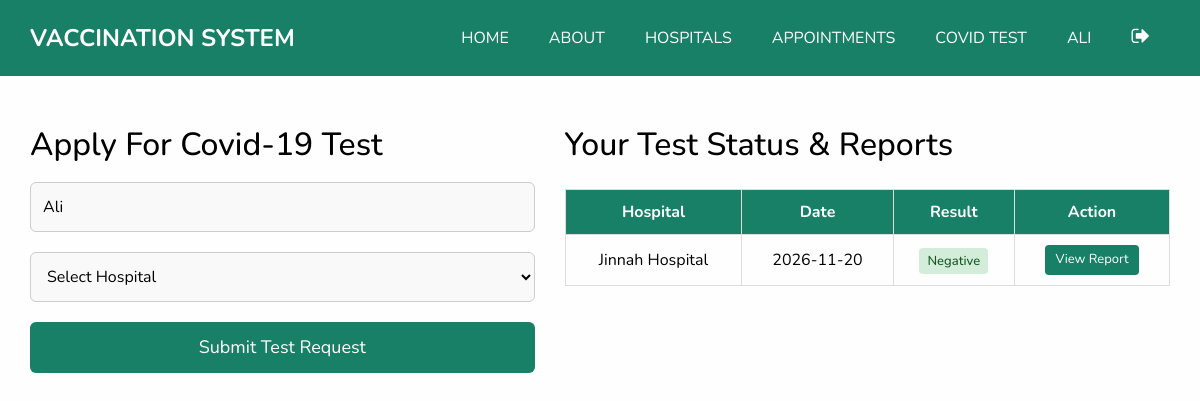
Page /covid-test.php (signed in) on the committed database.
### tables this page shows
CREATE TABLE `tbl_patient` (
  `id` int(11) NOT NULL AUTO_INCREMENT,
  `name` varchar(50) NOT NULL,
  `contact` varchar(15) NOT NULL DEFAULT '',
  `email` varchar(50) NOT NULL,
  `password` varchar(255) NOT NULL,
  `cid` int(11) NOT NULL DEFAULT 1,
  `address` varchar(150) NOT NULL DEFAULT '',
  `gender` varchar(15) NOT NULL DEFAULT '',
  `image` varchar(150) NOT NULL DEFAULT 'uploads/patients/user.jpg',
  `status` varchar(50) NOT NULL DEFAULT 'activate',
  PRIMARY KEY (`id`)
);

CREATE TABLE `tbl_test` (
  `id` int(11) NOT NULL AUTO_INCREMENT,
  `p_id` int(11) NOT NULL,
  `h_id` int(11) NOT NULL,
  `date` varchar(20) NOT NULL,
  `result` varchar(50) NOT NULL DEFAULT 'Process',
  PRIMARY KEY (`id`)
);

CREATE TABLE `tbl_hospital` (
  `id` int(11) NOT NULL AUTO_INCREMENT,
  `name` varchar(50) NOT NULL,
  `contact` varchar(15) NOT NULL,
  `cid` int(11) NOT NULL DEFAULT 1,
  `email` varchar(50) NOT NULL,
  `password` varchar(255) NOT NULL,
  `image` varchar(150) NOT NULL,
  `address` varchar(150) NOT NULL,
  `status` varchar(20) NOT NULL DEFAULT 'deactivate',
  PRIMARY KEY (`id`)
);

### covid-test.php (the view, shortened to what this page needs)
<?php
  require_once __DIR__ . '/includes/db.php';
  $pid = intval($_SESSION['patient_session']);
  $query = "SELECT * FROM tbl_patient WHERE id=$pid";
  $result = mysqli_query($connection,$query);
  $patient = mysqli_fetch_assoc($result);
?>
<!DOCTYPE html>
<html lang="en">
<head>
  <link rel="stylesheet" type="text/css" href="assets/css/bootstrap.css" />
  <link href="assets/css/font-awesome.min.css" rel="stylesheet" />
  <link href="assets/css/style.css" rel="stylesheet" />
  <link href="assets/css/responsive.css" rel="stylesheet" />
</head>
<body>
    <?php
        include("includes/header.php");
    ?>
    <div class="mainContent container">
      <div class="leftSide">
        <h2>Apply For Covid-19 Test</h2>
        <form method="post">
            <input type="text" readonly value="<?php echo htmlspecialchars($patient['name']);?>">
            <select name="hid" required>
                <option value="" disabled selected>Select Hospital</option>
            </select>
            <input type="submit" value="Submit Test Request" name="btnapply">
        </form>
      </div>
      <div class="rightSide">
        <h2>Your Test Status & Reports</h2>
        <div class="table-responsive">
          <table>
            <thead>
                <tr>
                    <th>Hospital</th>
                    <th>Date</th>
                    <th>Result</th>
                    <th>Action</th>
                </tr>
            </thead>
            <tbody>
                <?php
                    $query = "SELECT tbl_patient.name as 'pname', tbl_hospital.name as 'hname', tbl_test.* FROM tbl_test LEFT JOIN tbl_hospital ON tbl_test.h_id = tbl_hospital.id LEFT JOIN tbl_patient ON tbl_test.p_id = tbl_patient.id WHERE tbl_test.p_id = $pid ORDER BY tbl_test.id DESC";
                    $result = mysqli_query($connection,$query);
                    if($result && mysqli_num_rows($result) > 0)
                    {
                      foreach($result as $row)
                      {
                          $resLower = strtolower($row['result']);
                          $badgeClass = 'badge-process';
                          if($resLower === 'negative') { $badgeClass = 'badge-negative'; }
                          elseif($resLower === 'positive') { $badgeClass = 'badge-positive'; }
                          $dateDisplay = !empty($row['date']) ? htmlspecialchars($row['date']) : 'Pending';
                          echo
                          "<tr>
                              <td>" . htmlspecialchars($row['hname'] ?? 'N/A') . "</td>
                              <td>$dateDisplay</td>
                              <td><span class='badge-status $badgeClass'>" . htmlspecialchars(ucfirst($row['result'])) . "</span></td>
                              <td>";
                              if($row['result'] !== "Process")
                              {
                                  echo "<a href='download-report.php?id=" . $row['id'] . "' target='_blank' class='btn-report'>View Report</a>";
                              }
                              else
                              {
                                  echo "<span class='text-muted' style='font-size:13px;'>Under Analysis</span>";
                              }
                          echo "</td>
                          </tr>";
                      }
                    }
                    else
                    {
                      echo "<tr><td colspan='4' class='text-muted'>No test records found.</td></tr>";
                    }
                ?>
            </tbody>
          </table>
        </div>
      </div>
    </div>
</body>
</html>

### assets/css/style.css (style rules this page uses)
body { font-family: 'Nunito', sans-serif; color: #000000; background-color: #fefefe; overflow-x: hidden; }
a, a:hover, a:focus { text-decoration: none; }

### assets/css/responsive.css (style rules this page uses)
@media (min-width: 1200px) { .container { max-width: 1170px; } }

### covid-test.php (style rules this page uses)
.mainContent { display: flex; justify-content: space-between; padding: 50px 15px; flex-wrap: wrap; gap: 30px; }
.mainContent .leftSide { flex: 1; min-width: 320px; }
.mainContent .leftSide input, .mainContent .leftSide select { width: 100%; padding: 12px; border: 1px solid #ccc; outline: none; background-color: #f9f9f9; border-radius: 6px; margin: 10px 0px; box-sizing: border-box; }
.mainContent .leftSide input[type="submit"] { background-color: #178066; color: #fff; font-size: 18px; border: none; cursor: pointer; transition: background-color 0.2s; }
.mainContent .rightSide { flex: 1.2; min-width: 340px; }
.mainContent .rightSide table { width: 100%; margin-top: 17px; text-align: center; border-collapse: collapse; }
.mainContent .rightSide table, th, td { border: 1px solid #ddd; padding: 10px; }
.mainContent .rightSide table thead { background-color: #178066; color: #fff; }
.badge-status { padding: 4px 8px; border-radius: 4px; font-size: 13px; font-weight: 500; }
.badge-negative { background-color: #d4edda; color: #155724; }
.btn-report { display: inline-block; padding: 5px 10px; background-color: #178066; color: #fff; border-radius: 4px; text-decoration: none; font-size: 13px; }

### rows in the picture
tbl_patient: name "Ali"
tbl_test: tbl_hospital.name "Jinnah Hospital", date "2026-11-20", result "Negative"

### other values in the picture
$pname "ALI"
